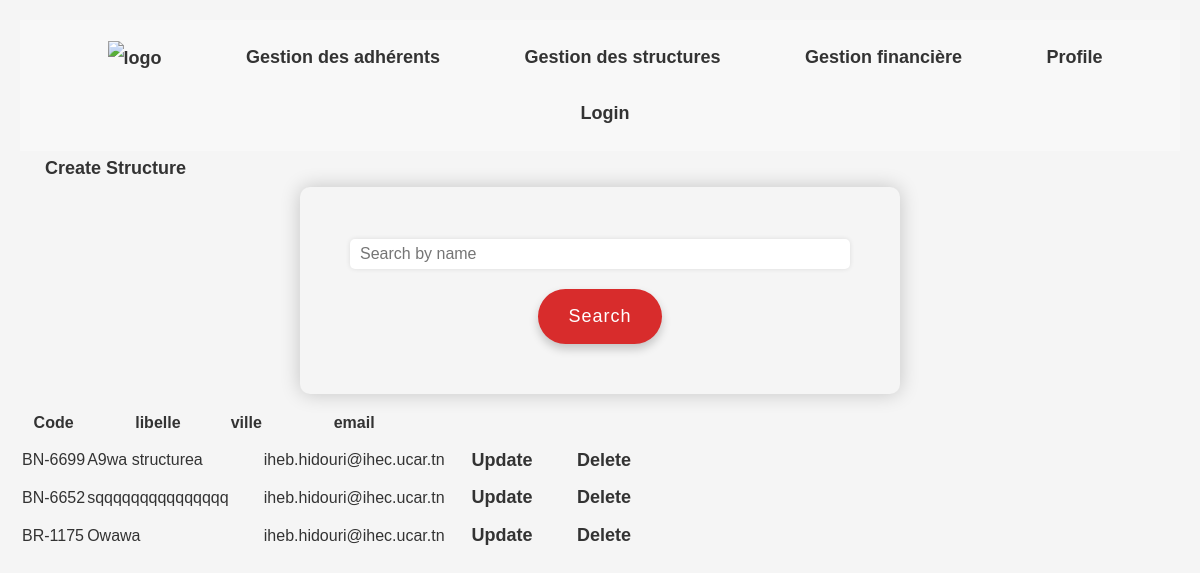
/gestion_structure/, run on an earlier commit of the app's database.
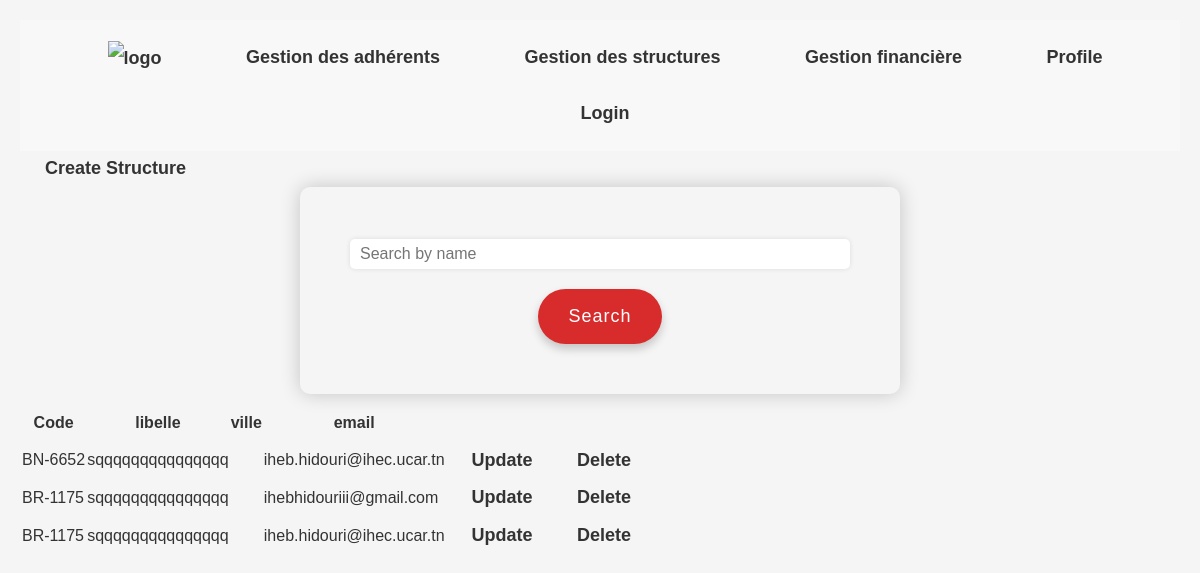
And on a later commit of the database.
### base/models.py (models this page shows, shortened)
class Structure(models.Model):
    BN = 'BN'
    BR = 'BR'
    BL = 'BL'
    PR = 'PR'
    TYPE_CHOICES = [
        (BN, 'Bureau National'),
        (BR, 'Bureau regional'),
        (BL, 'Bureau Local'),
        (PR, 'Projet'),
    ]
    code_structure = models.CharField(max_length=6)
    type = models.CharField(max_length=2, choices=TYPE_CHOICES)
    libelle = models.CharField(max_length=20)
    rue = models.CharField(max_length=20)
    governat = models.ForeignKey(Governat, on_delete=models.CASCADE , related_name='structures')
    delegation = models.ForeignKey(Delegation, on_delete=models.CASCADE , related_name='structures')
    code_postal = models.CharField(max_length=4)
    telephone = models.CharField(max_length=20)
    email = models.EmailField()
    date_creation = models.DateField()
    date_ag = models.DateField()

### base/views.py (the view)
# urls.py: path('gestion_structure/' , views.gestion_structure , name="gestion_structure"),
def gestion_structure (request) :
    query = request.GET.get('q')  # retrieve the search query from the request parameters
    if query:  # if there is a search query
        structures = Structure.objects.filter(  # retrieve structures that contain the search query in their code or label
            Q(code_structure__icontains=query) | Q(libelle__icontains=query)
        )
    else:  # if there is no search query
        structures = Structure.objects.all()  # retrieve all structures
    context = {'structures': structures}  # create a dictionary to store the structures and pass it to the view
    return render (request , 'base/gestion_structure.html', context)  # render the HTML template with the context data

### base/templates/base/gestion_structure.html (shortened to what this page needs)
{% extends 'main.html' %}
{% block content %}
<div>
  <a href="{% url 'create-structure' %}">Create Structure</a>
  <form method="GET" action="{% url 'gestion_structure' %}">
    <input type="text" name="q" placeholder="Search by name">
    <button type="submit">Search</button>
  </form>
  <table>
    <thead>
      <tr>
        <th>Code</th>
        <th>libelle</th>
        <th>ville</th>
        <th>email</th>
      </tr>
    </thead>
    <tbody>
      {% for structure in structures %}
        <tr>
          <td>{{ structure.code_structure }}</td>
          <td>{{ structure.libelle }}</td>
          <td>{{ structure.ville }}</td>
          <td>{{ structure.email }}</td>
          <td>
            <a href="{% url 'update-structure' structure.id %}">Update</a>
            <a href="{% url 'delete-structure' structure.id %}">Delete</a>
          </td>
        </tr>
      {% endfor %}
    </tbody>
  </table>
{% endblock  %}

What changed in the data, as far as the page shows it:
removed Structure: code_structure "BN-6699", libelle "A9wa structurea", email "iheb.hidouri@ihec.ucar.tn"
removed Structure: code_structure "BR-1175", libelle "Owawa", email "iheb.hidouri@ihec.ucar.tn"
added Structure: code_structure "BR-1175", libelle "sqqqqqqqqqqqqqqq", email "ihebhidouriii@gmail.com"
added Structure: code_structure "BR-1175", libelle "sqqqqqqqqqqqqqqq", email "iheb.hidouri@ihec.ucar.tn"
